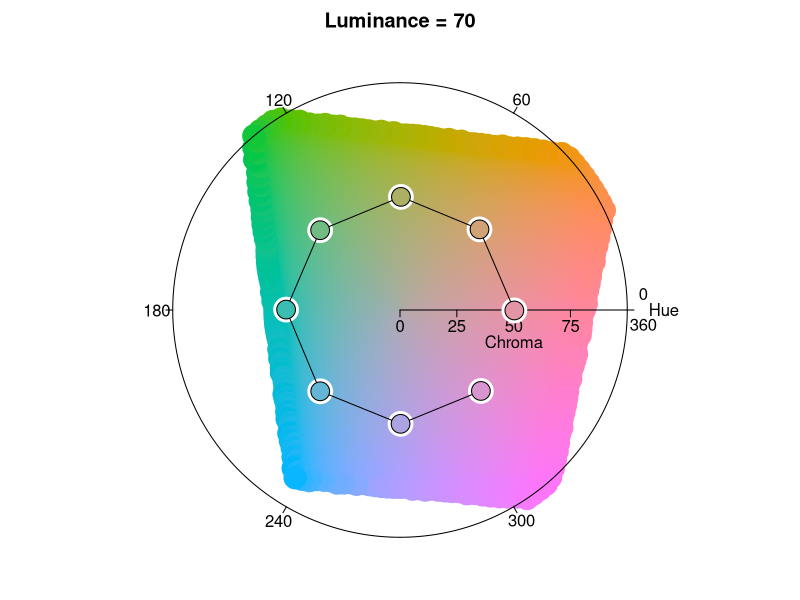
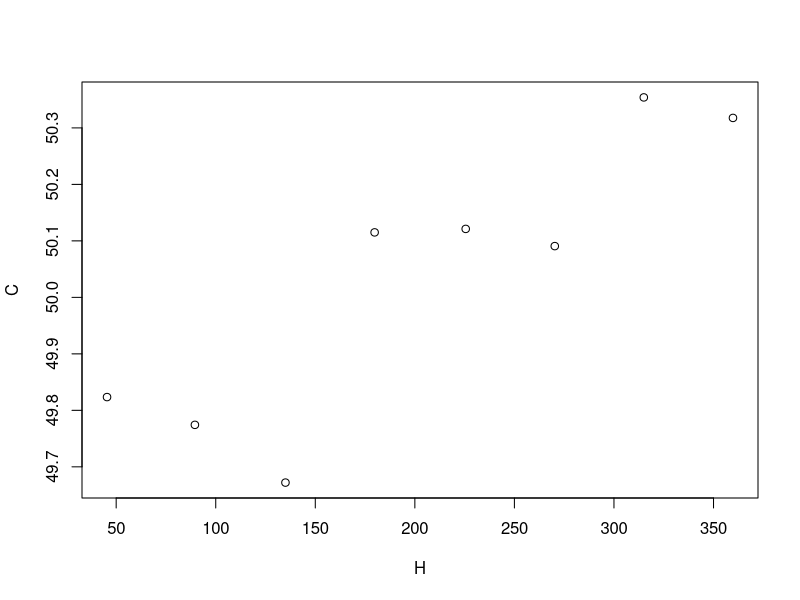

Source code (R) for these figures, in order:
# Author: Martina Zaharieva
# Aim: Generate CIELUV color samples with equal hue spacing, chroma and lightness values for Project Many Babies At Home. 

# Install and load packages in library. 
# install.packages("colorspace")
# install.packages("rstudioapi")
library(colorspace) # Allows to simulate color vision deficiency using the simulate_cvd function.
library(tidyverse)
library(rstudioapi)

# GENERATE N EQUILUMINANT COLORS ----

# Compute N amount of colors from a different hue, while keeping luminance and chroma fixed.
# HCL values represent polar coordinates in CIELUV space of existing RGB values with a reference
# to a grey value: #b0aca9 at 70% luminance. 
stim_colors <- hclplot(qualitative_hcl(n = 8, c = 50, l = 70, fixup = TRUE))
plot(stim_colors)

# Save the resulting matrix into a dataframe. Compute the difference in hue between adjacent values.
stim_colors_hex <- as.data.frame(stim_colors) %>% 
  as.data.frame(hex(polarLUV(L = .$L, C = .$C, H = .$H), fixup = FALSE)) %>%
  tibble::rownames_to_column(., var = "hex_code") %>%
  mutate(., color_index = row_number(), color_pair = color_index + 2) %>%
  inner_join(x = ., y = ., by = c("color_index" = "color_pair")) %>%
  select(hex_code_c1 = hex_code.x, hex_code_c2 = hex_code.y) %>%
  # Append grey value (same luminance) used for background stimulus display color:#b0aca9  
  dplyr::bind_rows(tibble(hex_code_c1 = "#b0aca9")) 

# EXPORT .csv. ----
write.csv2(stim_colors_hex, file = 'MBAH_colors.csv', sep = ",", dec = ".", col.names = TRUE, row.names = TRUE)
